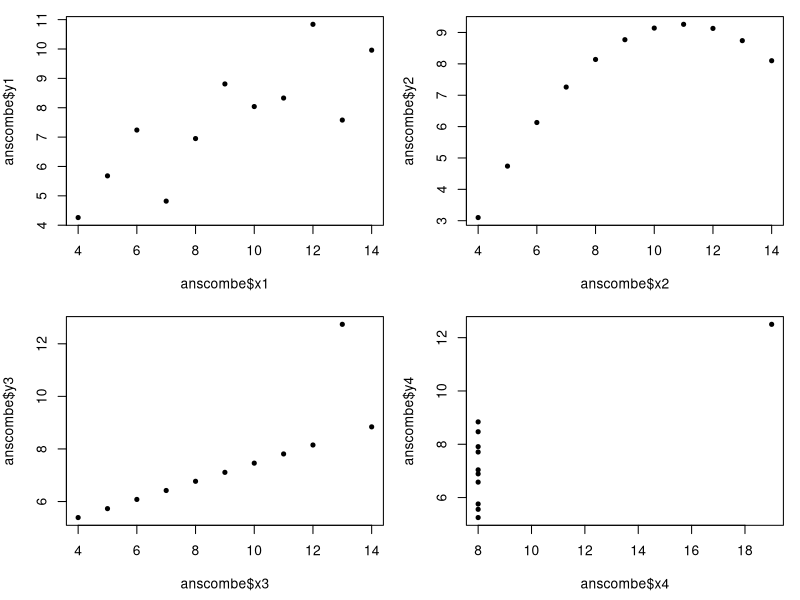
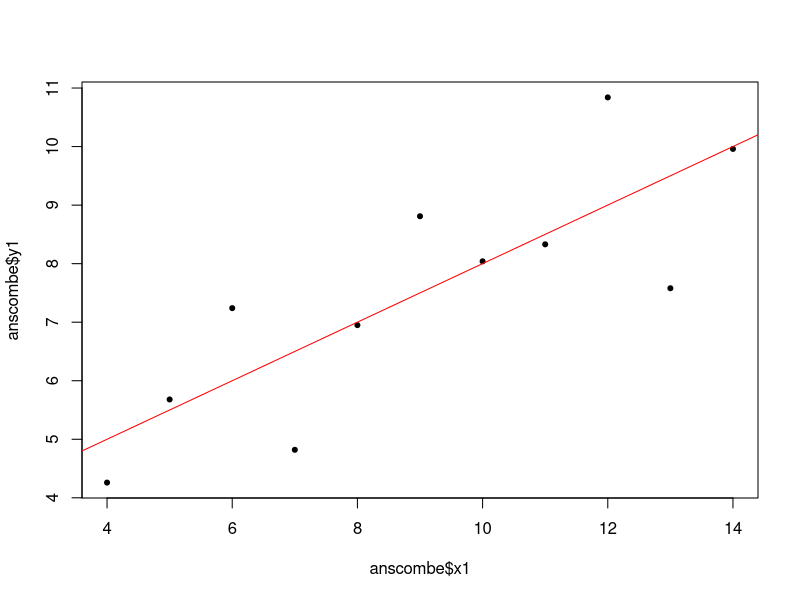
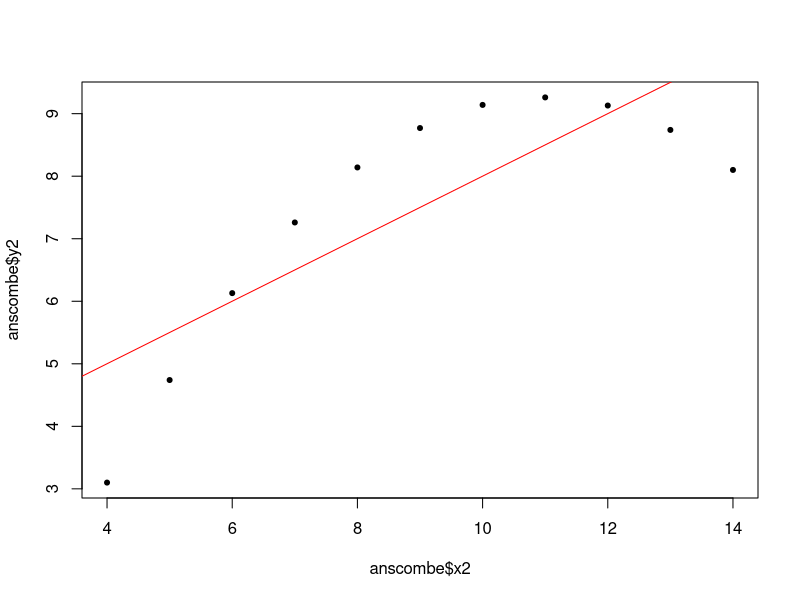
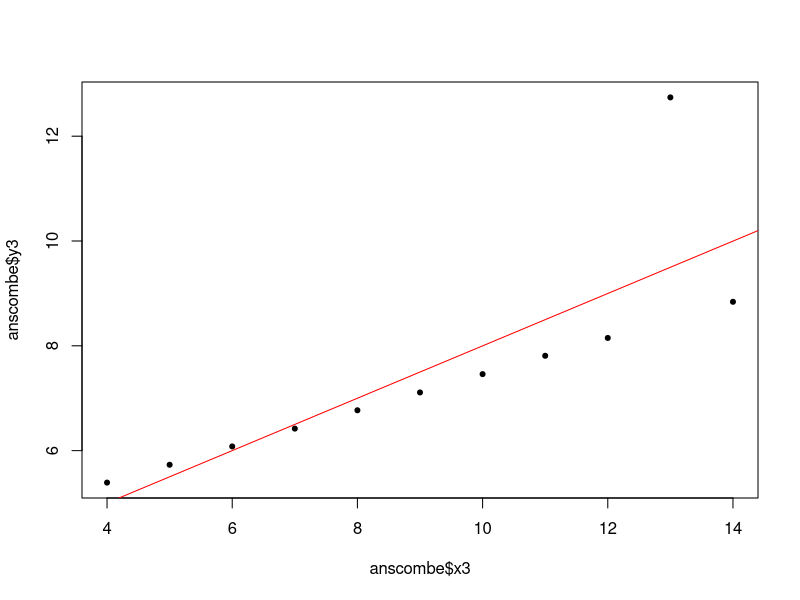
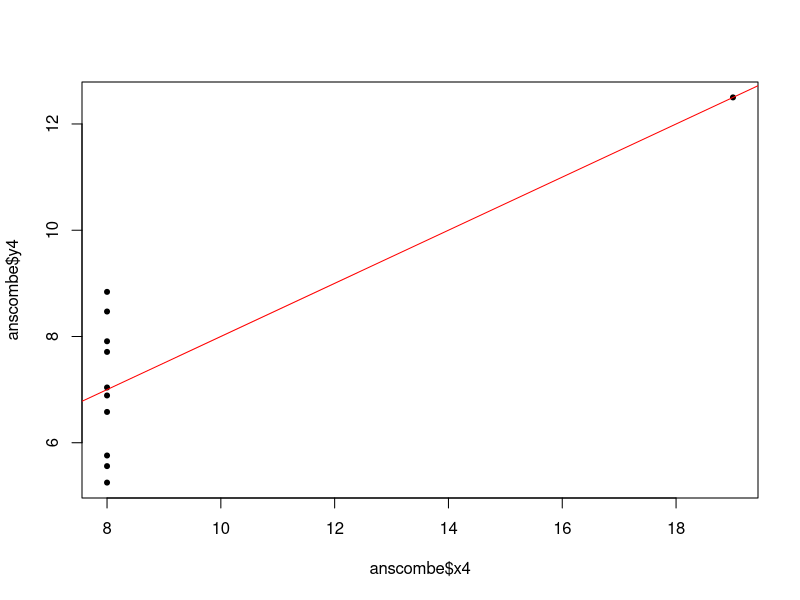

Reproduce these figures in R, in order.
#MARLEN GUTIERREZ BARRIENTOS
#LABORATORIO 5
#21/09/2022
#CORRELACION


# EJERCICIO 1- EL CUARTETO DE ANSCOMBE ------------------------------------

#Graficar un cuadro de 2x2
op = par(mfrow = c(2, 2), mar = c(4.5, 4, 1, 1))
plot(anscombe$x1, anscombe$y1, pch = 20)
plot(anscombe$x2, anscombe$y2, pch = 20)
plot(anscombe$x3, anscombe$y3, pch = 20)
plot(anscombe$x4, anscombe$y4, pch = 20)
par(op)

#COEFICIENTE DE CORRELACION

#Funcion lineal modem (lm)
conjdat1.lm <- lm(anscombe$y1 ~ anscombe$x1)

#Grafica de dispersion del conjunto de datos 1
plot(anscombe$x1, anscombe$y1, pch = 20)
abline(conjdat1.lm, col = "red")

#EXAMINAR LA RELACION QUE EXISTE ENTRE DOS MUESTRAS MEDIANTE UNA CORRELACION
#R= Es una relacion lineal simple

#EXPLORE LOS DATOS GRAFICAMENTE Y EXPLIQUE
#R= Es una correlacion positiva

#ESTABLEZCA LA HIPOTESIS NULA Y LA HIPOTESIS ALTERNATIVA
#R= HO: No hay correlacion significativa, H1= Hay correlacion significativa

#APLIQUE LA PRUEBA CORRESPONDIENTE

#PRUEBA DE SHAPIRO
shapiro.test(anscombe$x1)

#COEFICIENTES DE CORRELACION (R)
conjdat1 <- cor.test(anscombe$x1, anscombe$y1)
conjdat1

summary(conjdat1.lm)

#REPORTE LOS DATOS
# r= 0.8164205
# GRADOS DE LIBERTAD= 9
# P-VALUE= 0.00217
# HIPOTESIS ALTERNATIVA, LA CORRELACION ES SIGNIFICATIVA 

##DATOS 2

#Funcion lineal modem (lm)
conjdat2.lm <- lm(anscombe$y2 ~ anscombe$x2)

#Grafica de dispersion del conjunto de datos 2
plot(anscombe$x2, anscombe$y2, pch = 20)
abline(conjdat2.lm, col = "red")

#EXAMINAR LA RELACION QUE EXISTE ENTRE DOS MUESTRAS MEDIANTE UNA CORRELACION
#R= Es una relacion no lineal

#EXPLORE LOS DATOS GRAFICAMENTE Y EXPLIQUE
#R= Es una relacion no lineal

#ESTABLEZCA LA HIPOTESIS NULA Y LA HIPOTESIS ALTERNATIVA
#R= HO: No hay correlacion significativa, H1= Hay correlacion significativa

#APLIQUE LA PRUEBA CORRESPONDIENTE
#PRUEBA DE SHAPIRO
shapiro.test(anscombe$x2)

#COEFICIENTES DE CORRELACION (R)
conjdat2 <- cor.test(anscombe$x2, anscombe$y2)
conjdat2

summary(conjdat2.lm)

#REPORTE LOS DATOS
# r= 0.8162365
# GRADOS DE LIBERTAD= 9
# P-VALUE= 0.002179
# HIPOTESIS ALTERNATIVA, LA CORRELACION ES SIGNIFICATIVA 

##DATOS 3

#Funcion lineal modem (lm)
conjdat3.lm <- lm(anscombe$y3 ~ anscombe$x3)

#Grafica de dispersion del conjunto de datos 3
plot(anscombe$x3, anscombe$y3, pch = 20)
abline(conjdat3.lm, col = "red")

#EXAMINAR LA RELACION QUE EXISTE ENTRE DOS MUESTRAS MEDIANTE UNA CORRELACION
#R= Es una relacion lineal simple

#EXPLORE LOS DATOS GRAFICAMENTE Y EXPLIQUE
#R= Es una correlacion positiva

#ESTABLEZCA LA HIPOTESIS NULA Y LA HIPOTESIS ALTERNATIVA
#R= HO: No hay correlacion significativa, H1= Hay correlacion significativa

#APLIQUE LA PRUEBA CORRESPONDIENTE
#PRUEBA DE SHAPIRO
shapiro.test(anscombe$x3)

#COEFICIENTES DE CORRELACION (R)
conjdat3 <- cor.test(anscombe$x3, anscombe$y3)
conjdat3

summary(conjdat3.lm)

#REPORTE LOS DATOS
# r= 0.8162867
# GRADOS DE LIBERTAD= 9
# P-VALUE= 0.002176
# HIPOTESIS ALTERNATIVA, LA CORRELACION ES SIGNIFICATIVA 

##Datos 4

#Funcion lineal modem (lm)
conjdat4.lm <- lm(anscombe$y4 ~ anscombe$x4)

#Grafica de dispersion del conjunto de datos 4
plot(anscombe$x4, anscombe$y4, pch = 20)
abline(conjdat4.lm, col = "red")

#EXAMINAR LA RELACION QUE EXISTE ENTRE DOS MUESTRAS MEDIANTE UNA CORRELACION
#R= Es una relacion no lineal

#EXPLORE LOS DATOS GRAFICAMENTE Y EXPLIQUE
#R= Es una relacion no lineal

#ESTABLEZCA LA HIPOTESIS NULA Y LA HIPOTESIS ALTERNATIVA
#R= HO: No hay correlacion significativa, H1= Hay correlacion significativa

#APLIQUE LA PRUEBA CORRESPONDIENTE
#PRUEBA DE SHAPIRO
shapiro.test(anscombe$x4)

#COEFICIENTES DE CORRELACION (R)
conjdat4 <- cor.test(anscombe$x4, anscombe$y4)
conjdat4

summary(conjdat4.lm)

#REPORTE LOS DATOS
# r= 0.8165214
# GRADOS DE LIBERTAD= 9
# P-VALUE= 0.002165
# HIPOTESIS ALTERNATIVA, LA CORRELACION ES SIGNIFICATIVA 





